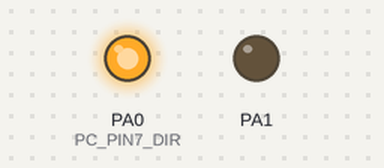
Bench run of a program on a simulated ATmega32, built with avr-gcc and emulated at 1 MHz. Parts: output pins drawn as LEDs (lit = HIGH).

Above: at 0.6 s.
At 4.5 s:
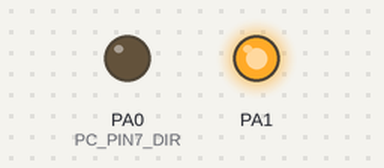
Timing chart, 0 to 6.0 s (numbered marks = the images above):
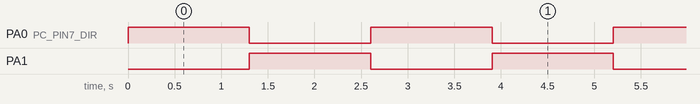

The program:

main.c
```c
/*
 * main.c
 *
 *  Created on: May 3, 2023
 *      Author: Aya farid
 */
#include "../Services/STD_types.h"
#include "../Services/errorState.h"
#include "../MCAL/DIO/DIO_interface.h"
#include "../MCAL/DIO/DIO_config.h"
#include "../HAL/LED_Driver/LED_init.h"
#include "util/delay.h"

extern LED_t LED_AstrLedConfig[LED_NUM];
int main(){
	//DIO_enInit();
	LED_enuInit(LED_AstrLedConfig);
	while(1){
		LED_enuTurnOn(&LED_AstrLedConfig[0]);
		LED_enuTurnOn(&LED_AstrLedConfig[1]);
		_delay_ms(1000);
		LED_enuTornOff(&LED_AstrLedConfig[0]);
		LED_enuTornOff(&LED_AstrLedConfig[1]);
		_delay_ms(1000);
	}
}
```

LED_config.c
```c
/*
 * LED_config.c
 *
 *  Created on: May 3, 2023
 *      Author: Aya farid
 */
#include "../../Services/errorState.h"
#include "../../MCAL/DIO/DIO_interface.h"
#include "LED_config.h"

LED_t LED_AstrLedConfig[LED_NUM]={
		{.LED_u8Connection=LED_SOURCE,.LED_u8PinID=DIO_PORTA,.LED_u8PinID=DIO_PIN0,.LED_u8State=LED_OFF},
		{.LED_u8Connection=LED_SINK,.LED_u8PinID=DIO_PORTA,.LED_u8PinID=DIO_PIN1,.LED_u8State=LED_ON}
};
```

LED_config.h
```c
/*
 * LED_config.h
 *
 *  Created on: May 3, 2023
 *      Author: Aya farid
 */

#ifndef HAL_LED_DRIVER_LED_CONFIG_H_
#define HAL_LED_DRIVER_LED_CONFIG_H_
typedef struct{
	u8 LED_u8State;
	u8 LED_u8PortID;
	u8 LED_u8PinID;
	u8 LED_u8Connection;
}LED_t;
#define LED_NUM 2
#define LED_SINK   0
#define LED_SOURCE 1
#define LED_OFF    0
#define LED_ON     1
#endif /* HAL_LED_DRIVER_LED_CONFIG_H_ */
```

LED_init.h
```c
/*
 * LED_init.h
 *
 *  Created on: May 3, 2023
 *      Author: Aya farid
 */
#include "../../Services/STD_types.h"
#include "../../Services/errorState.h"
#include "LED_config.h"
#ifndef HAL_LED_DRIVER_LED_INIT_H_
#define HAL_LED_DRIVER_LED_INIT_H_

ES_t LED_enuInit(LED_t * Copy_pStrLedConfig);
ES_t LED_enuTurnOn(LED_t * Copy_pstrLedID);
ES_t LED_enuTornOff(LED_t * Copy_pstrLedID);

#endif /* HAL_LED_DRIVER_LED_INIT_H_ */
```

LED_program.c
```c
/*
 * LED_program.c
 *
 *  Created on: May 3, 2023
 *      Author: Aya farid
 */
#include "../../Services/STD_types.h"
#include "../../Services/errorState.h"
#include "../../MCAL/DIO/DIO_interface.h"
#include "LED_private.h"
#include "LED_config.h"
ES_t LED_enuInit(LED_t * Copy_pStrLedConfig){
	ES_t Local_enuErrorState=ES_OK;
	if(Copy_pStrLedConfig!=NULL){
		for(int i=0;i<LED_NUM;i++){
			DIO_enuSetPinDirection(Copy_pStrLedConfig[i].LED_u8PortID,Copy_pStrLedConfig[i].LED_u8PinID,OUTPUT);
			if(Copy_pStrLedConfig[i].LED_u8Connection==LED_SINK){
				if(Copy_pStrLedConfig[i].LED_u8State==LED_ON)
					  DIO_enuSetPinValue(Copy_pStrLedConfig[i].LED_u8PortID,Copy_pStrLedConfig[i].LED_u8PinID,LOW);
				else
					DIO_enuSetPinValue(Copy_pStrLedConfig[i].LED_u8PortID,Copy_pStrLedConfig[i].LED_u8PinID,HIGH);
			}else if(Copy_pStrLedConfig[i].LED_u8Connection==LED_SOURCE){
				if(Copy_pStrLedConfig[i].LED_u8State==LED_ON)
					  DIO_enuSetPinValue(Copy_pStrLedConfig[i].LED_u8PortID,Copy_pStrLedConfig[i].LED_u8PinID,HIGH);
				else
					DIO_enuSetPinValue(Copy_pStrLedConfig[i].LED_u8PortID,Copy_pStrLedConfig[i].LED_u8PinID,LOW);
			}else{
				Local_enuErrorState=ES_OUT_OF_RANGE;
			}
		}
	}else{
		Local_enuErrorState=ES_NULL_POINTER;
	}
	return Local_enuErrorState;
}
ES_t LED_enuTurnOn(LED_t * Copy_pstrLedID){
	ES_t Local_enuErrorState=ES_OK;
	if(Copy_pstrLedID!=NULL){
		if(Copy_pstrLedID->LED_u8Connection==LED_SINK){
			DIO_enuSetPinValue(Copy_pstrLedID->LED_u8PortID,Copy_pstrLedID->LED_u8PinID,LOW);
		}else if(Copy_pstrLedID->LED_u8Connection==LED_SOURCE){
			DIO_enuSetPinValue(Copy_pstrLedID->LED_u8PortID,Copy_pstrLedID->LED_u8PinID,HIGH);
		}else{
			Local_enuErrorState=ES_OUT_OF_RANGE;
		}
	}else{
		Local_enuErrorState=ES_NULL_POINTER;
	}
	return Local_enuErrorState;
}
ES_t LED_enuTornOff(LED_t * Copy_pstrLedID){
	ES_t Local_enuErrorState=ES_OK;
	if(Copy_pstrLedID!=NULL){
		if(Copy_pstrLedID->LED_u8Connection==LED_SINK){
			DIO_enuSetPinValue(Copy_pstrLedID->LED_u8PortID,Copy_pstrLedID->LED_u8PinID,HIGH);
		}else if(Copy_pstrLedID->LED_u8Connection==LED_SOURCE){
			DIO_enuSetPinValue(Copy_pstrLedID->LED_u8PortID,Copy_pstrLedID->LED_u8PinID,LOW);
		}else{
			Local_enuErrorState=ES_OUT_OF_RANGE;
		}
	}else{
		Local_enuErrorState=ES_NULL_POINTER;
	}
	return Local_enuErrorState;
}
```

STD_MATH.h
```c
#ifndef STD_MATH_H
#define STD_MATH_H
#define SET_BIT(BYTE,bitNum) BYTE |= 1<<(bitNum)
/*
set bit:
'one byte'
0000 0000 bit number 2
or
0000 0100 1<<2

*/
#define CLEAR_BIT(BYTE,bitNum) BYTE &= ~(1<<bitNum)
/*
clear bit:
'one byte'
0100 1111 bit number 6
and
0000 1111 !(1<<6)
*/
#define TOGGLE_BIT(BYTE,bitNum) BYTE^=(1<<bitNum)
/*
toggle bit:
'one byte'

0000 1100 bit number 3
xor
0000 0100 ^(1<<3)

1 1 0
0 1 1
*/
#define GET_BIT(BYTE,bitNum) (BYTE>>bitNum)&0x01

/*
get bit:
'one byte'
0101 0000 bit number 4
0101 0000 -> 4
0000 0101 and 0000 0001
=
0000 0001
*/

#endif
```

errorState.h
```c
/*
 * DIO_errorstae.h
 *
 *  Created on: Apr 29, 2023
 *      Author: Aya farid
 */

#ifndef DIO_ERRORSTAE_H_
#define DIO_ERRORSTAE_H_

typedef enum{
	ES_OK,
	ES_NOK,
	ES_NULL_POINTER,
	ES_OUT_OF_RANGE
}ES_t;

#endif /* DIO_ERRORSTAE_H_ */
```

LED_private.h
```c
/*
 * LED_private.h
 *
 *  Created on: May 3, 2023
 *      Author: Aya farid
 */
#ifndef HAL_LED_DRIVER_LED_PRIVATE_H_
#define HAL_LED_DRIVER_LED_PRIVATE_H_
#define LED_NUM 2
#define LED_SINK   0
#define LED_SOURCE 1
#define LED_OFF    0
#define LED_ON     1
#endif /* HAL_LED_DRIVER_LED_PRIVATE_H_ */
```

DIO_config.h
```c
/*
 * DIO_config.h
 *
 *  Created on: Apr 29, 2023
 *      Author: Aya farid
 */

#ifndef DIO_CONFIG_H_
#define DIO_CONFIG_H_
// Port A directions
#define PA_PIN0_DIR			OUTPUT
#define PA_PIN1_DIR			OUTPUT
#define PA_PIN2_DIR			OUTPUT
#define PA_PIN3_DIR			OUTPUT
#define PA_PIN4_DIR			OUTPUT
#define PA_PIN5_DIR			OUTPUT
#define PA_PIN6_DIR			OUTPUT
#define PA_PIN7_DIR			OUTPUT
// Port B directions
#define PB_PIN0_DIR			OUTPUT
#define PB_PIN1_DIR			OUTPUT
#define PB_PIN2_DIR			OUTPUT
#define PB_PIN3_DIR			OUTPUT
#define PB_PIN4_DIR			OUTPUT
#define PB_PIN5_DIR			OUTPUT
#define PB_PIN6_DIR			OUTPUT
#define PB_PIN7_DIR			OUTPUT
// Port C directions
#define PC_PIN0_DIR			OUTPUT
#define PC_PIN1_DIR			OUTPUT
#define PC_PIN2_DIR			OUTPUT
#define PC_PIN3_DIR			OUTPUT
#define PC_PIN4_DIR			OUTPUT
#define PC_PIN5_DIR			OUTPUT
#define PC_PIN6_DIR			OUTPUT
#define PC_PIN7_DIR			INPUT
// Port D directions
#define PD_PIN0_DIR			OUTPUT
#define PD_PIN1_DIR			OUTPUT
#define PD_PIN2_DIR			OUTPUT
#define PD_PIN3_DIR			OUTPUT
#define PD_PIN4_DIR			OUTPUT
#define PD_PIN5_DIR			OUTPUT
#define PD_PIN6_DIR			OUTPUT
#define PD_PIN7_DIR			OUTPUT

// Port A values
#define PA_PIN0_VALUE			HIGH
#define PA_PIN1_VALUE			HIGH
#define PA_PIN2_VALUE			LOW
#define PA_PIN3_VALUE			LOW
#define PA_PIN4_VALUE			LOW
#define PA_PIN5_VALUE			LOW
#define PA_PIN6_VALUE			LOW
#define PA_PIN7_VALUE			LOW
// Port B values
#define PB_PIN0_VALUE			HIGH
#define PB_PIN1_VALUE			HIGH
#define PB_PIN2_VALUE			HIGH
#define PB_PIN3_VALUE			HIGH
#define PB_PIN4_VALUE			HIGH
#define PB_PIN5_VALUE			HIGH
#define PB_PIN6_VALUE			HIGH
#define PB_PIN7_VALUE			HIGH
// Port C values
#define PC_PIN0_VALUE			HIGH
#define PC_PIN1_VALUE			HIGH
#define PC_PIN2_VALUE			HIGH
#define PC_PIN3_VALUE			HIGH
#define PC_PIN4_VALUE			HIGH
#define PC_PIN5_VALUE			HIGH
#define PC_PIN6_VALUE			HIGH
#define PC_PIN7_VALUE			HIGH
// Port D values
#define PD_PIN0_VALUE			LOW
#define PD_PIN1_VALUE			HIGH
#define PD_PIN2_VALUE			HIGH
#define PD_PIN3_VALUE			HIGH
#define PD_PIN4_VALUE			HIGH
#define PD_PIN5_VALUE			HIGH
#define PD_PIN6_VALUE			HIGH
#define PD_PIN7_VALUE			HIGH
#endif /* DIO_CONFIG_H_ */
```

DIO_interface.h
```c
/*
 * DIO_interface.h
 *
 *  Created on: Apr 29, 2023
 *      Author: Aya farid
 */
#include "../../Services/errorState.h"
#include "../../Services/STD_types.h"
#ifndef DIO_INTERFACE_H_
#define DIO_INTERFACE_H_
#define NULL ((void*)(0))

#define INPUT	0
#define OUTPUT	1

#define HIGH      1
#define LOW       0
#define PULL_UP   1
#define FlOAT     0

#define DIO_PORTA 0
#define DIO_PORTB 1
#define DIO_PORTC 2
#define DIO_PORTD 3

#define DIO_PIN0 0
#define DIO_PIN1 1
#define DIO_PIN2 2
#define DIO_PIN3 3
#define DIO_PIN4 4
#define DIO_PIN5 5
#define DIO_PIN6 6
#define DIO_PIN7 7
ES_t DIO_enInit(void);
//Port operations
ES_t DIO_enuSetPortDirection(u8 Copy_u8PortID,u8 Copy_u8Value);
ES_t DIO_enuSetPortValue(u8 Copy_u8PortID,u8 Copy_u8Value);
ES_t DIO_enutogglePort(u8 Copy_u8PortID);
ES_t DIO_enuGetPortValue(u8 Copy_u8PortID,u8 * Copy_pu8Value);
//Pin Operations
ES_t DIO_enuSetPinDirection(u8 Copy_u8PortID,u8 Copy_u8BitNumber,u8 Copy_u8Value);
ES_t DIO_enuSetPinValue(u8 Copy_u8PortID,u8 Copy_u8BitNumber,u8 Copy_u8Value);
ES_t DIO_enutogglePin(u8 Copy_u8PortID,u8 Copy_u8BitNumber);
ES_t DIO_enuGetPinValue(u8 Copy_u8PortID,u8 Copy_u8BitNumber);

#endif /* DIO_INTERFACE_H_ */
```

DIO_private.h
```c
/*
 * DIO_init.h
 *
 *  Created on: Apr 29, 2023
 *      Author: Aya farid
 */

#ifndef DIO_PRIVATE_H_
#define DIO_PRIVATE_H_
#define NULL ((void*)(0))
#define DIO_PORTA 0
#define DIO_PORTB 1
#define DIO_PORTC 2
#define DIO_PORTD 3

#define DIO_PIN0 0
#define DIO_PIN1 1
#define DIO_PIN2 2
#define DIO_PIN3 3
#define DIO_PIN4 4
#define DIO_PIN5 5
#define DIO_PIN6 6
#define DIO_PIN7 7
// PORT A
#define DDRA  *((volatile u8*)0X3A)
#define PORTA *((volatile u8*)0x3B)
#define PINA  *((volatile u8*)0x39)
// PORT B
#define PORTB *((volatile u8*)0x38)
#define DDRB  *((volatile u8*)0X37)
#define PINB  *((volatile u8*)0x36)
// PORT C
#define PORTC *((volatile u8*)0x35)
#define DDRC  *((volatile u8*)0X34)
#define PINC  *((volatile u8*)0x33)
// PORT D
#define PORTD *((volatile u8*)0x32)
#define DDRD  *((volatile u8*)0X31)
#define PIND  *((volatile u8*)0x30)

#define INPUT	0
#define OUTPUT	1

#define HIGH      1
#define LOW       0
#define PULL_UP   1
#define FlOAT     0

#define CONC_HELP(b7,b6,b5,b4,b3,b2,b1,b0)		0b##b7##b6##b5##b4##b3##b2##b1##b0
#define Conc(b7,b6,b5,b4,b3,b2,b1,b0)			CONC_HELP(b7,b6,b5,b4,b3,b2,b1,b0)


#endif /* DIO_PRIVATE_H_ */
```

DIO_program.c
```c
/*
 * DIO_prog.c
 *
 *  Created on: Apr 29, 2023
 *      Author: Aya farid
 */

#ifndef DIO_PROG_C_
#define DIO_PROG_C_
#include "../../Services/STD_types.h"
#include "DIO_private.h"
#include "DIO_config.h"
#include "errorState.h"
#include "../../Services/STD_MATH.h"
//Port operations
ES_t DIO_enInit(void)
{
    ES_t Local_enuErrorState=ES_OK;
    DDRA = Conc(PA_PIN7_DIR,PA_PIN6_DIR,PA_PIN5_DIR,PA_PIN4_DIR,PA_PIN3_DIR,PA_PIN2_DIR,PA_PIN1_DIR,PA_PIN0_DIR);
    DDRB = Conc(PB_PIN7_DIR,PB_PIN6_DIR,PB_PIN5_DIR,PB_PIN4_DIR,PB_PIN3_DIR,PB_PIN2_DIR,PB_PIN1_DIR,PB_PIN0_DIR);
    DDRC = Conc(PC_PIN7_DIR,PC_PIN6_DIR,PC_PIN5_DIR,PC_PIN4_DIR,PC_PIN3_DIR,PC_PIN2_DIR,PC_PIN1_DIR,PC_PIN0_DIR);
    DDRD = Conc(PD_PIN7_DIR,PD_PIN6_DIR,PD_PIN5_DIR,PD_PIN4_DIR,PD_PIN3_DIR,PD_PIN2_DIR,PD_PIN1_DIR,PD_PIN0_DIR);
    PORTA = Conc(PA_PIN7_VALUE,PA_PIN6_VALUE,PA_PIN5_VALUE,PA_PIN4_VALUE,PA_PIN3_VALUE,PA_PIN2_VALUE,PA_PIN1_VALUE,PA_PIN0_VALUE);
    PORTB = Conc(PB_PIN7_VALUE,PB_PIN6_VALUE,PB_PIN5_VALUE,PB_PIN4_VALUE,PB_PIN3_VALUE,PB_PIN2_VALUE,PB_PIN1_VALUE,PB_PIN0_VALUE);
    PORTC = Conc(PC_PIN7_VALUE,PC_PIN6_VALUE,PC_PIN5_VALUE,PC_PIN4_VALUE,PC_PIN3_VALUE,PC_PIN2_VALUE,PC_PIN1_VALUE,PC_PIN0_VALUE);
    PORTB = Conc(PB_PIN7_VALUE,PB_PIN6_VALUE,PB_PIN5_VALUE,PB_PIN4_VALUE,PB_PIN3_VALUE,PB_PIN2_VALUE,PB_PIN1_VALUE,PB_PIN0_VALUE);

    return Local_enuErrorState;
}
ES_t DIO_enuSetPortDirection(u8 Copy_u8PortID,u8 Copy_u8Value)
{
    ES_t Local_enuErrorState=ES_OK;
    switch(Copy_u8PortID)
    {
    case DIO_PORTA:
        DDRA=Copy_u8Value;
        break;
    case DIO_PORTB:
        DDRB=Copy_u8Value;
        break;
    case DIO_PORTC:
        DDRC=Copy_u8Value;
        break;
    case DIO_PORTD:
        DDRD=Copy_u8Value;
        break;
    default:
        Local_enuErrorState=ES_OUT_OF_RANGE;
    }
    return Local_enuErrorState;
}
ES_t DIO_enuSetPortValue(u8 Copy_u8PortID,u8 Copy_u8Value)
{
    ES_t Local_enuErrorState=ES_OK;
    switch(Copy_u8PortID)
    {
    case DIO_PORTA:
        PORTA=Copy_u8Value;
        break;
    case DIO_PORTB:
        PORTB=Copy_u8Value;
        break;
    case DIO_PORTC:
        PORTC=Copy_u8Value;
        break;
    case DIO_PORTD:
        PORTD=Copy_u8Value;
        break;
    default:
        Local_enuErrorState=ES_OUT_OF_RANGE;
    }
    return Local_enuErrorState;
}
ES_t DIO_enutogglePort(u8 Copy_u8PortID)
{
    ES_t Local_enuErrorState=ES_OK;
    switch(Copy_u8PortID)
    {
    case DIO_PORTA:
        PORTA=~PORTA;
        break;
    case DIO_PORTB:
        PORTB=~PORTB;
        break;
    case DIO_PORTC:
        PORTC=~PORTC;
        break;
    case DIO_PORTD:
        PORTD=~PORTD;
        break;
    default:
        Local_enuErrorState=ES_OUT_OF_RANGE;
    }
    return Local_enuErrorState;
}
ES_t DIO_enuGetPortValue(u8 Copy_u8PortID,u8 * Copy_pu8Value)
{
    ES_t Local_enuErrorState=ES_OK;
    if(Copy_pu8Value!=NULL)
    {
        switch(Copy_u8PortID)
        {
        case DIO_PORTA:
            *Copy_pu8Value=PINA;
            break;
        case DIO_PORTB:
            *Copy_pu8Value=PINB;
            break;
        case DIO_PORTC:
            *Copy_pu8Value=PINC;
            break;
        case DIO_PORTD:
            *Copy_pu8Value=PIND;
            break;
        default:
            Local_enuErrorState=ES_OUT_OF_RANGE;
        }
    }
    else
    {
        Local_enuErrorState=ES_NULL_POINTER;
    }
    return Local_enuErrorState;
}
//Pin Operations
ES_t DIO_enuSetPinDirection(u8 Copy_u8PortID,u8 Copy_u8BitNumber,u8 Copy_u8Value)
{
    ES_t Local_enuErrorState=ES_OK;
    // To unuse if and else use that code
    /*
     * DDRA&=~(1<<Copy_u8BitNumber);
     * DDRB|=(1<<Copy_u8BitNumber);
     */
    if(Copy_u8Value==OUTPUT)
    {
        switch(Copy_u8PortID)
        {
        case DIO_PORTA:
            SET_BIT(DDRA,Copy_u8BitNumber);
            break;
        case DIO_PORTB:
            SET_BIT(DDRB,Copy_u8BitNumber);
            break;
        case DIO_PORTC:
            SET_BIT(DDRC,Copy_u8BitNumber);
            break;
        case DIO_PORTD:
            SET_BIT(DDRD,Copy_u8BitNumber);
            break;
        }
    }
    else if(Copy_u8Value==OUTPUT)
    {
        switch(Copy_u8PortID)
        {
        case DIO_PORTA:
            CLEAR_BIT(DDRA,Copy_u8BitNumber);
            break;
        case DIO_PORTB:
            CLEAR_BIT(DDRB,Copy_u8BitNumber);
            break;
        case DIO_PORTC:
            CLEAR_BIT(DDRC,Copy_u8BitNumber);
            break;
        case DIO_PORTD:
            CLEAR_BIT(DDRD,Copy_u8BitNumber);
            break;
        }
    }
    else
    {
        Local_enuErrorState=ES_OUT_OF_RANGE;
    }
    return Local_enuErrorState;
}
ES_t DIO_enuSetPinValue(u8 Copy_u8PortID,u8 Copy_u8BitNumber,u8 Copy_u8Value)
{
    ES_t Local_enuErrorState=ES_OK;
    if(Copy_u8PortID<=PORTD&&Copy_u8BitNumber<=DIO_PIN7)
    {
        if(Copy_u8Value==HIGH)
        {
            switch(Copy_u8PortID)
            {
            case DIO_PORTA:
                SET_BIT(PORTA,Copy_u8BitNumber);
                break;
            case DIO_PORTB:
                SET_BIT(PORTB,Copy_u8BitNumber);
                break;
            case DIO_PORTC:
                SET_BIT(PORTC,Copy_u8BitNumber);
                break;
            case DIO_PORTD:
                SET_BIT(PORTD,Copy_u8BitNumber);
                break;
            }
        }
        else
        {
            switch(Copy_u8PortID)
            {
            case DIO_PORTA:
                CLEAR_BIT(PORTA,Copy_u8BitNumber);
                break;
            case DIO_PORTB:
                CLEAR_BIT(PORTB,Copy_u8BitNumber);
                break;
            case DIO_PORTC:
                CLEAR_BIT(PORTC,Copy_u8BitNumber);
                break;
            case DIO_PORTD:
                CLEAR_BIT(PORTD,Copy_u8BitNumber);
                break;
            }
        }
    }
    else
    {
        Local_enuErrorState=ES_OUT_OF_RANGE;
    }
    return Local_enuErrorState;
}
ES_t DIO_enutogglePinr(u8 Copy_u8PortID,u8 Copy_u8BitNumber)
{
    ES_t Local_enuErrorState=ES_OK;
    if(Copy_u8PortID<=PORTD&&Copy_u8BitNumber<=DIO_PIN7)
    {
        switch(Copy_u8PortID)
        {
        case DIO_PORTA:
            PORTA^=(1<<Copy_u8BitNumber);
            break;
        case DIO_PORTB:
            PORTB^=(1<<Copy_u8BitNumber);
            break;
        case DIO_PORTC:
            PORTC^=(1<<Copy_u8BitNumber);
            break;
        case DIO_PORTD:
            PORTD^=(1<<Copy_u8BitNumber);
            break;
        }
    }
    else
    {
        Local_enuErrorState=ES_OUT_OF_RANGE;
    }
    return Local_enuErrorState;
}
u8 DIO_enuGetPinValue(u8 Copy_u8PortID,u8 Copy_u8BitNumber)
{
    u8 b=0;
    switch(Copy_u8PortID)
    {
    case DIO_PORTA:
        b= GET_BIT(PINA,Copy_u8BitNumber);
        break;
    case DIO_PORTB:
        b= GET_BIT(PINB,Copy_u8BitNumber);
        break;
    case DIO_PORTC:
        b= GET_BIT(PINC,Copy_u8BitNumber);
        break;
    case DIO_PORTD:
        b= GET_BIT(PIND,Copy_u8BitNumber);
        break;
    }
    return b;
}
#endif /* DIO_PROG_C_ */
```

STD_types.h
```c
/*
 * STD_types.h
 *
 *  Created on: Apr 29, 2023
 *      Author: Aya farid
 */

#ifndef STD_TYPES_H_
#define STD_TYPES_H_

/* unsined int */
typedef unsigned char u8;
typedef unsigned short int u16;
typedef unsigned long int u32;
typedef unsigned long long int u64;

/* sined int */
typedef signed char s8;
typedef signed short int s16;
typedef signed long int s32;
typedef signed long long int s64;

/* float */
typedef float f32;
typedef double f64;
typedef long double f128;

#endif /* STD_TYPES_H_ */
```

Measured:
- by itself, PA0 (PC_PIN7_DIR), PA1: alternates HIGH for 1.3 s and LOW for 1.3 s
